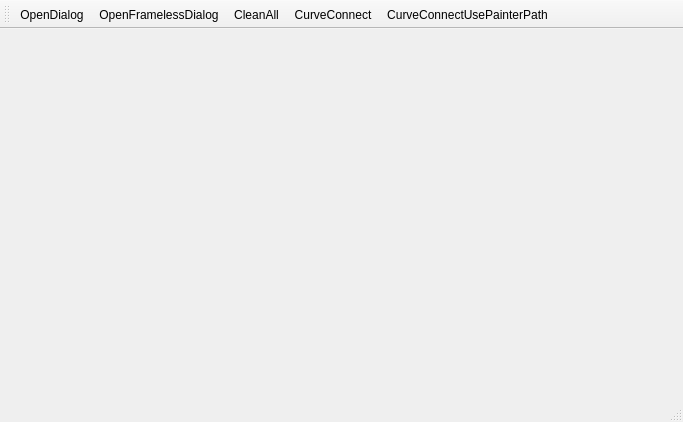
<?xml version="1.0" encoding="UTF-8"?>
<ui version="4.0">
 <class>PenWindow</class>
 <widget class="QMainWindow" name="PenWindow">
  <property name="geometry">
   <rect>
    <x>0</x>
    <y>0</y>
    <width>683</width>
    <height>422</height>
   </rect>
  </property>
  <property name="windowTitle">
   <string>PenWindow</string>
  </property>
  <widget class="QWidget" name="centralWidget"/>
  <widget class="QMenuBar" name="menuBar">
   <property name="geometry">
    <rect>
     <x>0</x>
     <y>0</y>
     <width>683</width>
     <height>23</height>
    </rect>
   </property>
  </widget>
  <widget class="QToolBar" name="mainToolBar">
   <attribute name="toolBarArea">
    <enum>TopToolBarArea</enum>
   </attribute>
   <attribute name="toolBarBreak">
    <bool>false</bool>
   </attribute>
   <addaction name="actionOpenDialog"/>
   <addaction name="actionOpenFramelessDialog"/>
   <addaction name="actionCleanAll"/>
   <addaction name="actionCurveConnect"/>
   <addaction name="actionCurveConnectUsePainterPath"/>
  </widget>
  <widget class="QStatusBar" name="statusBar"/>
  <action name="actionOpenDialog">
   <property name="text">
    <string>OpenDialog</string>
   </property>
  </action>
  <action name="actionCleanAll">
   <property name="text">
    <string>CleanAll</string>
   </property>
  </action>
  <action name="actionCurveConnect">
   <property name="checkable">
    <bool>true</bool>
   </property>
   <property name="text">
    <string>CurveConnect</string>
   </property>
  </action>
  <action name="actionCurveConnectUsePainterPath">
   <property name="checkable">
    <bool>true</bool>
   </property>
   <property name="text">
    <string>CurveConnectUsePainterPath</string>
   </property>
  </action>
  <action name="actionOpenFramelessDialog">
   <property name="text">
    <string>OpenFramelessDialog</string>
   </property>
  </action>
 </widget>
 <layoutdefault spacing="6" margin="11"/>
 <resources/>
 <connections/>
</ui>
